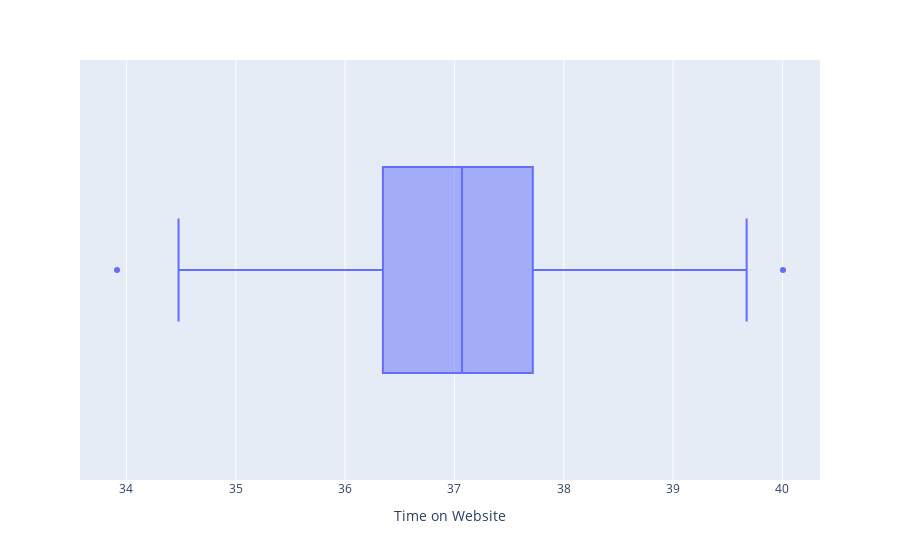

The notebook cell saved with this chart:
### Code cell
px.box(df, x="Time on Website")

### Figure 1 — Plotly figure (JSON) as saved in the notebook; plotly's stock layout.template omitted (floating-point values rounded to 4 significant figures; data arrays with more than 128 entries replaced by an {"elided": "..."} marker saying what was removed)
{"data": [{"alignmentgroup": "True", "hovertemplate": "Time on Website=%{x}<extra></extra>", "legendgroup": "", "marker": {"color": "#636efa"}, "name": "", "notched": false, "offsetgroup": "", "orientation": "h", "showlegend": false, "type": "box", "x": {"elided": "500 float values"}, "x0": " ", "xaxis": "x", "y0": " ", "yaxis": "y"}], "layout": {"boxmode": "group", "legend": {"tracegroupgap": 0}, "margin": {"t": 60}, "xaxis": {"anchor": "y", "domain": [0, 1], "title": {"text": "Time on Website"}}, "yaxis": {"anchor": "x", "domain": [0, 1]}}}
